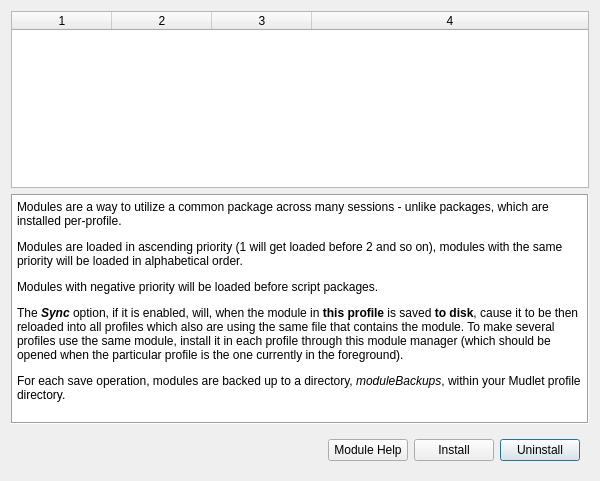
<?xml version="1.0" encoding="UTF-8"?>
<ui version="4.0">
 <class>module_manager</class>
 <widget class="QDialog" name="module_manager">
  <property name="geometry">
   <rect>
    <x>0</x>
    <y>0</y>
    <width>600</width>
    <height>481</height>
   </rect>
  </property>
  <property name="sizePolicy">
   <sizepolicy hsizetype="Preferred" vsizetype="MinimumExpanding">
    <horstretch>0</horstretch>
    <verstretch>0</verstretch>
   </sizepolicy>
  </property>
  <layout class="QGridLayout" name="gridLayout" rowstretch="1,0,0" rowminimumheight="0,230,0">
   <item row="0" column="0" colspan="2">
    <widget class="QTableWidget" name="moduleTable">
     <property name="sizePolicy">
      <sizepolicy hsizetype="Ignored" vsizetype="Expanding">
       <horstretch>0</horstretch>
       <verstretch>0</verstretch>
      </sizepolicy>
     </property>
     <property name="alternatingRowColors">
      <bool>true</bool>
     </property>
     <property name="selectionMode">
      <enum>QAbstractItemView::SingleSelection</enum>
     </property>
     <property name="sortingEnabled">
      <bool>true</bool>
     </property>
     <property name="rowCount">
      <number>0</number>
     </property>
     <property name="columnCount">
      <number>4</number>
     </property>
     <attribute name="horizontalHeaderCascadingSectionResizes">
      <bool>false</bool>
     </attribute>
     <attribute name="horizontalHeaderStretchLastSection">
      <bool>true</bool>
     </attribute>
     <attribute name="verticalHeaderStretchLastSection">
      <bool>false</bool>
     </attribute>
     <column/>
     <column/>
     <column/>
     <column/>
    </widget>
   </item>
   <item row="1" column="0" colspan="2">
    <widget class="QTextEdit" name="textEdit">
     <property name="sizePolicy">
      <sizepolicy hsizetype="Minimum" vsizetype="MinimumExpanding">
       <horstretch>0</horstretch>
       <verstretch>0</verstretch>
      </sizepolicy>
     </property>
     <property name="inputMethodHints">
      <set>Qt::ImhNone</set>
     </property>
     <property name="frameShape">
      <enum>QFrame::Box</enum>
     </property>
     <property name="frameShadow">
      <enum>QFrame::Sunken</enum>
     </property>
     <property name="sizeAdjustPolicy">
      <enum>QAbstractScrollArea::AdjustToContents</enum>
     </property>
     <property name="html">
      <string>&lt;html&gt;&lt;head/&gt;&lt;body&gt;&lt;p&gt;Modules are a way to utilize a common package across many sessions - unlike packages, which are installed per-profile.&lt;/p&gt;
&lt;p&gt;Modules are loaded in ascending priority (1 will get loaded before 2 and so on), modules with the same priority will be loaded in alphabetical order.&lt;/p&gt;
&lt;p&gt;Modules with negative priority will be loaded before script packages.&lt;/p&gt;
&lt;p&gt;The &lt;b&gt;&lt;i&gt;Sync&lt;/i&gt;&lt;/b&gt; option, if it is enabled, will, when the module in &lt;b&gt;this profile&lt;/b&gt; is saved &lt;b&gt;to disk&lt;/b&gt;, cause it to be then reloaded into all profiles which also are using the same file that contains the module. To make several profiles use the same module, install it in each profile through this module manager (which should be opened when the particular profile is the one currently in the foreground).&lt;/p&gt;&lt;p&gt;
&lt;p&gt;For each save operation, modules are backed up to a directory, &lt;i&gt;moduleBackups&lt;/i&gt;, within your Mudlet profile directory.&lt;/p&gt;
&lt;/body&gt;&lt;/html&gt;</string>
     </property>
     <property name="acceptRichText">
      <bool>false</bool>
     </property>
     <property name="textInteractionFlags">
      <set>Qt::NoTextInteraction</set>
     </property>
    </widget>
   </item>
   <item row="2" column="0">
    <spacer name="horizontalSpacer">
     <property name="orientation">
      <enum>Qt::Horizontal</enum>
     </property>
     <property name="sizeHint" stdset="0">
      <size>
       <width>40</width>
       <height>20</height>
      </size>
     </property>
    </spacer>
   </item>
   <item row="2" column="1">
    <widget class="QWidget" name="widget_2" native="true">
     <property name="sizePolicy">
      <sizepolicy hsizetype="Maximum" vsizetype="Maximum">
       <horstretch>0</horstretch>
       <verstretch>0</verstretch>
      </sizepolicy>
     </property>
     <property name="layoutDirection">
      <enum>Qt::RightToLeft</enum>
     </property>
     <layout class="QHBoxLayout" name="horizontalLayout">
      <item>
       <widget class="QPushButton" name="uninstallButton">
        <property name="sizePolicy">
         <sizepolicy hsizetype="Fixed" vsizetype="Fixed">
          <horstretch>0</horstretch>
          <verstretch>0</verstretch>
         </sizepolicy>
        </property>
        <property name="text">
         <string>Uninstall</string>
        </property>
       </widget>
      </item>
      <item>
       <widget class="QPushButton" name="installButton">
        <property name="sizePolicy">
         <sizepolicy hsizetype="Fixed" vsizetype="Fixed">
          <horstretch>0</horstretch>
          <verstretch>0</verstretch>
         </sizepolicy>
        </property>
        <property name="text">
         <string>Install</string>
        </property>
       </widget>
      </item>
      <item>
       <widget class="QPushButton" name="helpButton">
        <property name="text">
         <string>Module Help</string>
        </property>
       </widget>
      </item>
     </layout>
    </widget>
   </item>
  </layout>
 </widget>
 <resources/>
 <connections/>
</ui>
